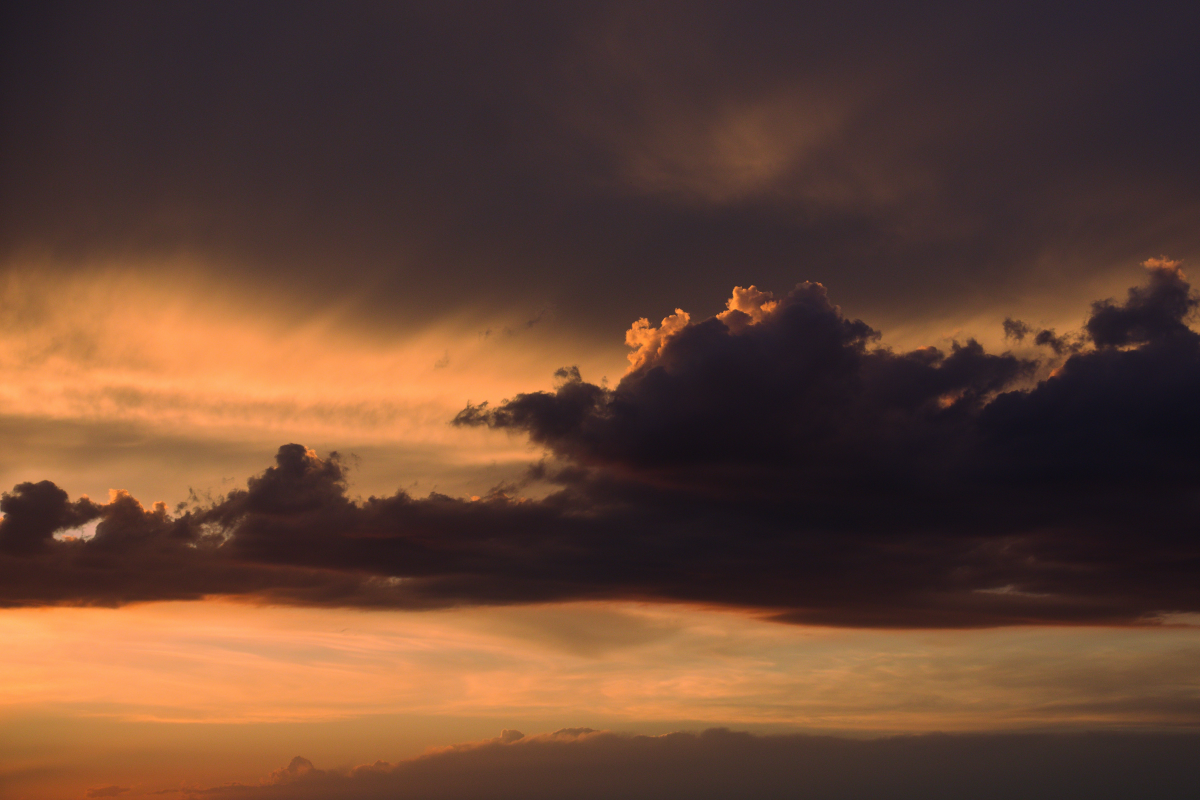
#> input picture images/nature.jpg, 6000 x 4000 px (shown at 1/5 size)
$ python cinza-to-black.py
#> lines starting #> are read from the running program, lines starting #| are printed output that depends on the picture; after the words box and inside, x2 and y2 are one past the last pixel; in counts of white or black regions, pixels touching at a corner belong together
import cv2
import numpy as np


def binarizacao(img):
     gray = cv2.cvtColor(img, cv2.COLOR_BGR2GRAY)
     img_binaria = np.zeros_like(gray)
     img_binaria[gray > 127] = 255

     return img_binaria


def openImage(img):
#> called with img = 'images/nature.jpg'
    img = cv2.imread(img)
#> img is the input picture: shape (4000, 6000, 3); mean B, G, R 50.5, 66.7, 98.9

    image_resize = cv2.resize(img, (600, 600), interpolation=cv2.INTER_AREA)
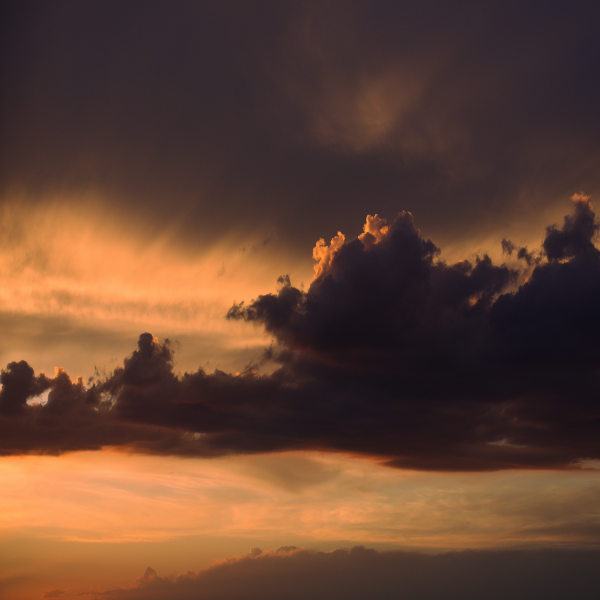
#> image_resize: shape (600, 600, 3); mean B, G, R 50.5, 66.7, 98.9
    return image_resize


def opencvBinary(img):
    gray = cv2.cvtColor(img, cv2.COLOR_BGR2GRAY)
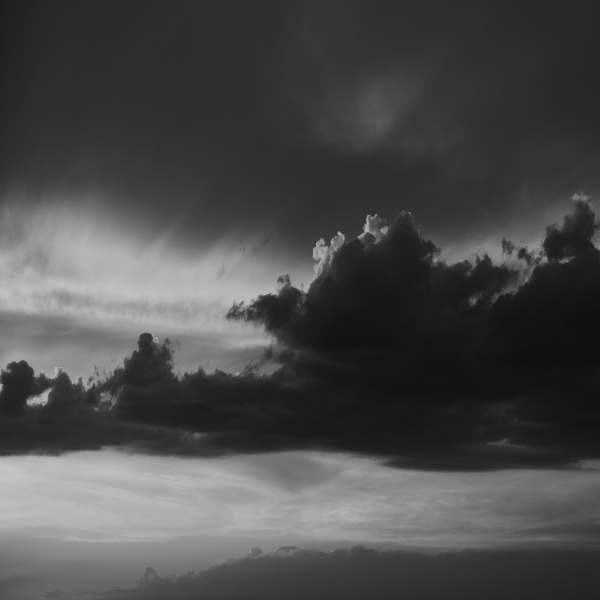
#> gray: shape (600, 600); min 14, max 196, mean 74.5
    _, img_b = cv2.threshold(gray, 127, 255, cv2.THRESH_BINARY)
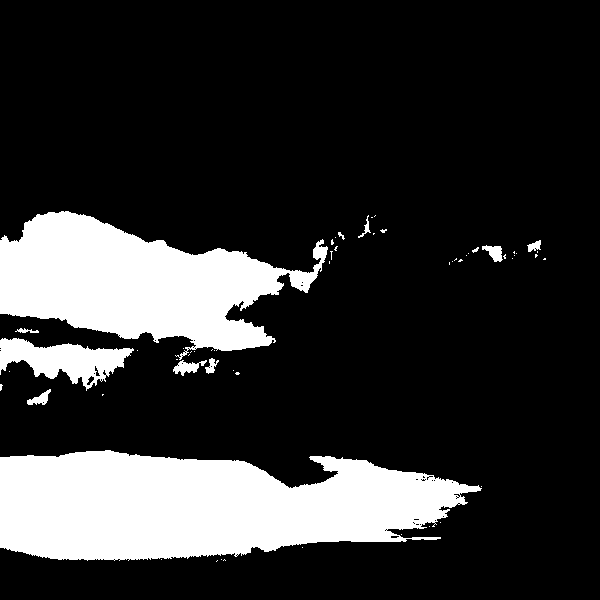
#> img_b: shape (600, 600); 19.5% white; 57 white regions (45 under 20 px), largest, box (x1, y1, x2, y2) and area: (0, 450, 482, 561) 39067, (0, 211, 328, 360) 26522, (0, 338, 134, 391) 3548

    cv2.imshow('imagem original', img)
    cv2.imshow('tons de cinza', gray)
    cv2.imshow('preto e branco', img_b)
    cv2.waitKey(0)


img = openImage('images/nature.jpg')
opencvBinary(img)

img_binary = binarizacao(img)

cv2.imshow('binarizacao', img_binary)
cv2.waitKey(0)
